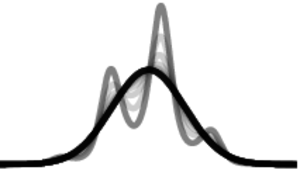

Write the Python code that produced this figure.
#!/usr/bin/env python3
# Copyright (c) Meta Platforms, Inc. and affiliates.

import numpy as np
import matplotlib.pyplot as plt
from matplotlib import cm

import jax
import jax.numpy as jnp

import os
plt.rcParams.update({
    "text.usetex": True,
    "font.family": "serif",
    "font.sans-serif": ["Computer Modern Roman"]})
plt.style.use('bmh')

phi = jnp.array([0., .7, 6.]) # Parameters to learn

@jax.jit
def compute_y(x, phi):
    # Compute values at the discretized points in the domain
    v = jnp.exp(-(phi[0]-x)**2 + phi[1]*jnp.sin(x*phi[2]))
    y = v/sum(v) # Normalize to be a proper discrete distribution
    x = normalize_domain(x, y) # Project onto a valid distribution.
    return x, y

@jax.jit
def mean(x, y):
    return sum(x*y)

@jax.jit
def std(x, y):
    return jnp.sqrt(sum((x-mean(x,y))**2) / len(x))

@jax.jit
def entr(x, y):
    return -sum(y*jnp.log(y+1e-8))

@jax.jit
def normalize_domain(x, y):
    # Normalize the domain so that the distribution has
    # zero mean and identity variance.
    return (x - mean(x,y)) / std(x, y)

@jax.jit
def loss(x, phi):
    x, y = compute_y(x, phi)
    return -entr(x, y)

dloss_dphi = jax.jit(jax.grad(loss, argnums=1))

fig, ax = plt.subplots(figsize=(2,1.3), dpi=200)

N = 1000 # Number of discretization points in the domain

# The domain of the unprojected distribution
x_unproj = jnp.linspace(-10.0, 10.0, N)

# Plot the initialization
x, y = compute_y(x_unproj, phi)
ax.plot(x, y, color='k', alpha=0.5)
print(f'entr={entr(x,y):.2f} (mean={mean(x, y):.2f} std={std(x,y):.2f})')

for t in range(20):
    # Take a gradient step with respect to the
    # parameters of the distribution
    phi -= dloss_dphi(x_unproj, phi)
    x, y = compute_y(x_unproj, phi)
    ax.plot(x, y, color='k', alpha=0.2)
    print(f'entr={entr(x,y):.2f} (mean={mean(x, y):.2f} std={std(x,y):.2f})')

fig.tight_layout()
ax.set_xlim(-.5, .5)
ax.set_xticks([])
ax.set_yticks([])
ax.grid(False)
ax.spines['top'].set_visible(False)
ax.spines['right'].set_visible(False)
ax.spines['bottom'].set_visible(False)
ax.spines['left'].set_visible(False)
fname = 'gaussian.pdf'
plt.savefig(fname, transparent=True)
os.system(f'pdfcrop {fname} {fname}')
